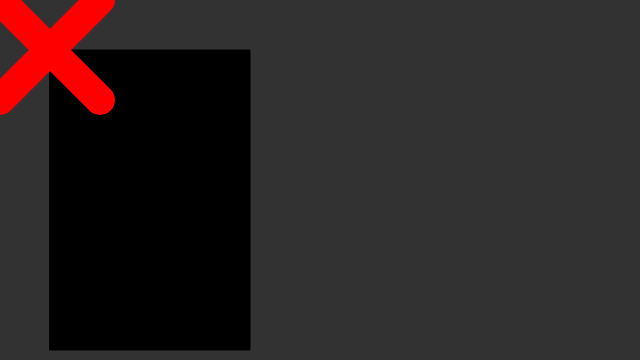
Frame 1 (no input)
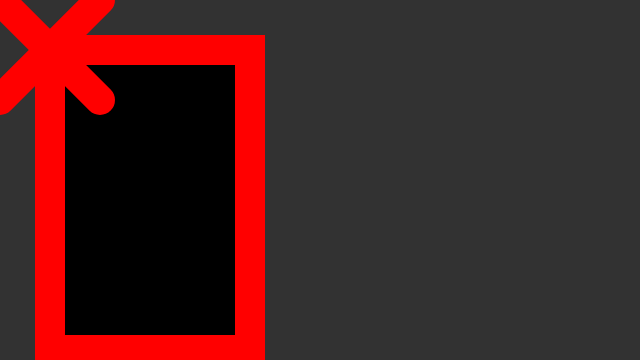
Frame 60 (no input)
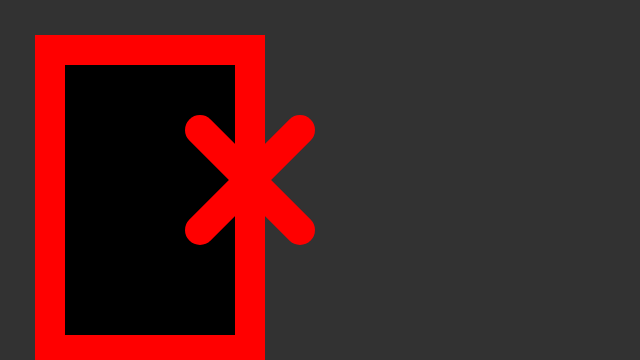
Frame 120 (the mouse pressed at the canvas centre since frame 60)

The p5.js sketch that drew these frames (run headless with seeded random() and noise() and a simulated clock; from frame 60 on, the mouse is pressed at the canvas centre):

// p5.js sketch
// ── sketch.js
// code from class

function setup() {
	// create a place to draw
	createCanvas(640, 360);

}

function draw() {
	// clear the background
	background(50);

	// draw rect
	fill(0);
	rect(50, 50, 200, 300);

	//draw x

	stroke(255, 0, 0);
	strokeWeight(30);

	if (mouseX > 250) {
		mouseX = 250;
	}
	if (mouseX < 50) {
		mouseX = 50;
	}
	if (mouseY < 50) {
		mouseY = 50;
	}
	if (mouseY > 350) {
		mouseY = 350;
	}
	line(mouseX - 50, mouseY - 50, mouseX + 50, mouseY + 50);
	line(mouseX - 50, mouseY + 50, mouseX + 50, mouseY - 50);

}
